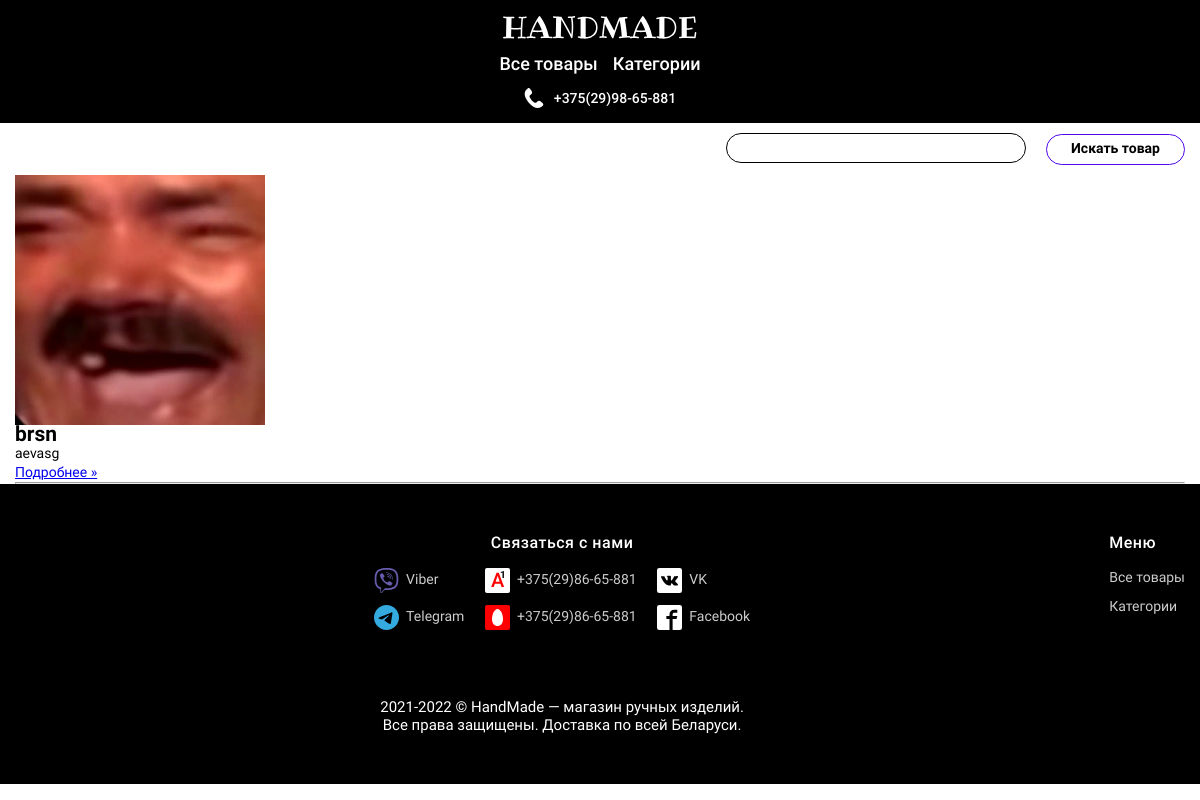
The page /category/www on the database as committed earlier.
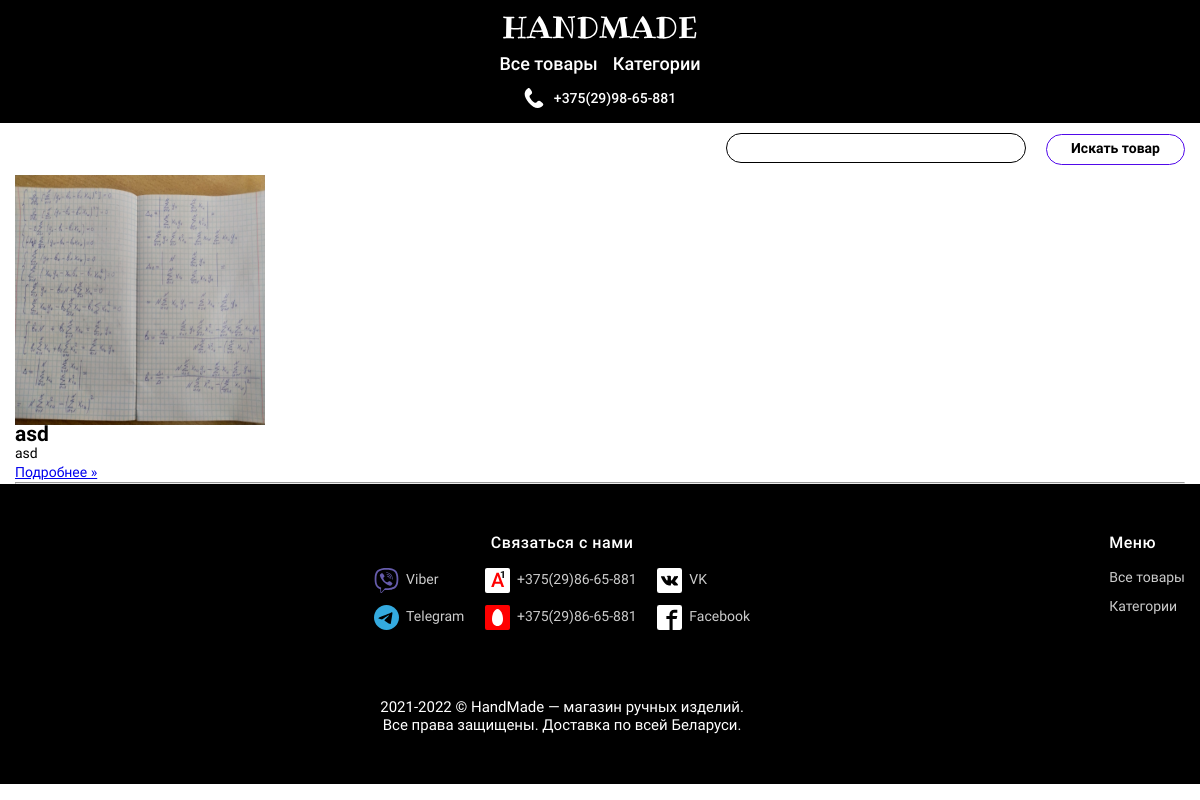
The same page on the database as committed later.
### app.py (models this page shows, shortened)
class Product(db.Model):
    id = db.Column(db.Integer, primary_key=True)
    title = db.Column(db.String(80), default='Product №' + id)
    desc = db.Column(db.Text, default='There is no description')
    desc_opt = db.Column(db.String(250), default='There is no description')
    date = db.Column(db.DateTime, default=datetime.utcnow)
    visibility = db.Column(db.Boolean, default=True)
    price = db.Column(db.Integer, nullable=True)
    categories = db.Column(db.String(250), nullable=True)
    image = db.Column(db.String(250), nullable=True)
    author = db.Column(db.String(250), nullable=True)
    availability = db.Column(db.Integer, nullable=True)
    assignment = db.Column(db.String(250), nullable=True)
    material = db.Column(db.String(250), nullable=True)
    material_opt = db.Column(db.String(250), nullable=True)
    color = db.Column(db.String(250), nullable=True)
    color_opt = db.Column(db.String(250), nullable=True)
    size = db.Column(db.String(250), nullable=True)
    weight = db.Column(db.String(250), nullable=True)
    guarantee = db.Column(db.String(250), nullable=True)

### app.py (the view)
@app.route('/category/<category>')
def category_product(category):
    products = Product.query.all()
    sorted = []
    for product in products:
        if category == product.categories and product.visibility:
            sorted.append(product)
    if not sorted:
        return render_template("not_found.html")
    return render_template("category.html", sorted=sorted)

### templates/category.html (shortened to what this page needs)
{% extends 'base.html' %}
{% block body %}
<main style="color: #000000">
  <div class="container marketing">
{% for el in sorted %}
    <div class="row featurette mt-5 pt-5">
      <div class="col-md-3">
        {% if el.image %}
        <img src="{{ url_for('static', filename=(el.image.split(' '))[0]) }}" alt="" width="250" height="250">
        {% endif %}
      </div>
      <div class="col-md-9">
        <h2 class="card-title">{{el.title}}</h2>
        <p class="lead">{{el.desc_opt}}</p>
        <p><a class="btn btn-primary" href="{{ url_for('product', id=el.id) }}" role="button">Подробнее »</a></p>
      </div>
    </div>
    <hr class="featurette-divider">
{% endfor %}
  </div>
</main>
{% endblock %}

Rows that differ between the two databases and show on the page:
removed Product: title "brsn", desc_opt "aevasg"
added Product: title "asd", desc_opt "asd"
